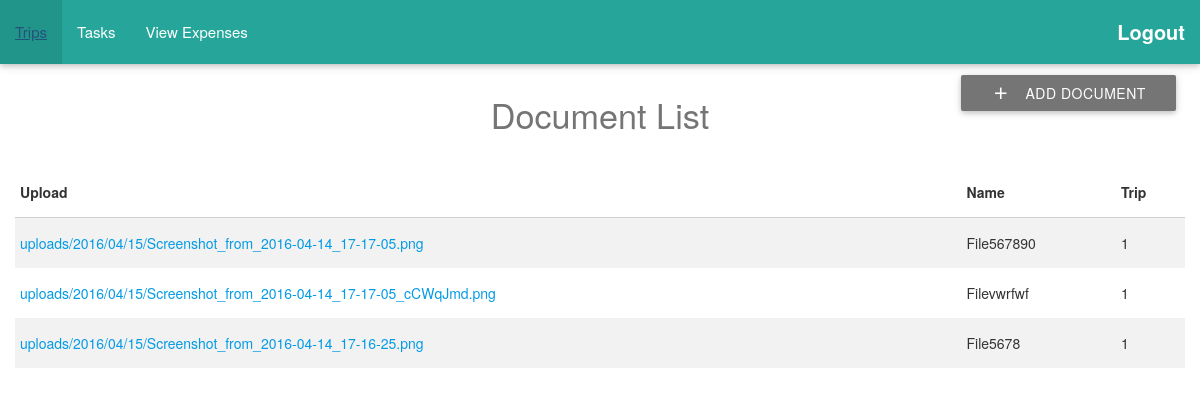
Page /homepage/logistics/1/showdocemployee/ on the committed database.
### logistics/models.py (models this page shows, shortened)
class Document (models.Model):
	upload = models.FileField(upload_to='uploads/%Y/%m/%d/')
	name = models.CharField(max_length = 100,default="File")
	trip = models.ForeignKey(Trip)

class Trip (models.Model):
	truck_registration_number = models.ForeignKey(Truck)
	trip_source = models.CharField(max_length=50,blank=True)
	trip_destination = models.CharField(max_length=50,blank=True)
	trip_distance = models.PositiveIntegerField(blank=True)
	trip_shipper = models.CharField(max_length=50,blank=True)
	trip_consignee = models.CharField(max_length=50,blank=True)
	trip_goods_type = models.CharField(max_length=50,blank=True)
	trip_container_number = models.CharField(max_length=50,blank=True)
	trip_weight = models.PositiveIntegerField(default=100,blank=True)
	trip_start_date = models.DateField(default=datetime.date.today,blank=True)
	trip_end_date = models.DateField(default=datetime.date.today,blank=True)

### logistics/views.py (the view)
# urls.py: url(r'^(?P<docs>\w+)/showdocemployee/$', views.show_docs_employee, name='show_docs_employee'),
def show_docs_employee(request, docs):
    docus = Document.objects.filter(trip=docs)
    return render(request, 'logistics/doc_list_employee.html', {'docus': docus})

### logistics/templates/logistics/doc_list_employee.html (shortened to what this page needs)
{% extends 'homepage/second.html' %}
{% block content %}
<div class="fixed-action-btn" style="top: 60px; right: 24px;">
    <a class="waves-effect waves-light btn grey darken-1" href="{% url 'docs_new_employee' %}"><i class="material-icons left">add</i>Add Document</a>
</div>
<div class="container-fluid">
    <div class="row">
        <h4 class="center-align headingcolour">Document List</h4>
    </div>
    {% if docus %}
    <table class="striped">
        <thead>
            <tr>
                <th>Upload</th>
                <th>Name</th>
                <th>Trip</th>
            </tr>
        </thead>
        <tbody>
            {% for docs in docus %}
            <tr>
                <td><a href="/media/{{docs.upload}}">{{ docs.upload }}</a></td>
                <td>{{docs.name}}</td>
                <td>{{docs.trip.id}}</td>
            </tr>
            {% endfor %}
        </tbody>
    </table>
    {% else %}
    <p>No documents yet !</p>
    {% endif %}
</div>
{% endblock %}

### logistics/static/css/style.css (style rules this page uses)
.headingcolour { color: #757575; }
body { background: #ffffff; }

### rows in the picture
Document: upload "uploads/2016/04/15/Screenshot_from_2016-04-14_17-17-05.png", name "File567890", trip.id "1"
Document: upload "uploads/2016/04/15/Screenshot_from_2016-04-14_17-17-05_cCWqJmd.png", name "Filevwrfwf", trip.id "1"
Document: upload "uploads/2016/04/15/Screenshot_from_2016-04-14_17-16-25.png", name "File5678", trip.id "1"
